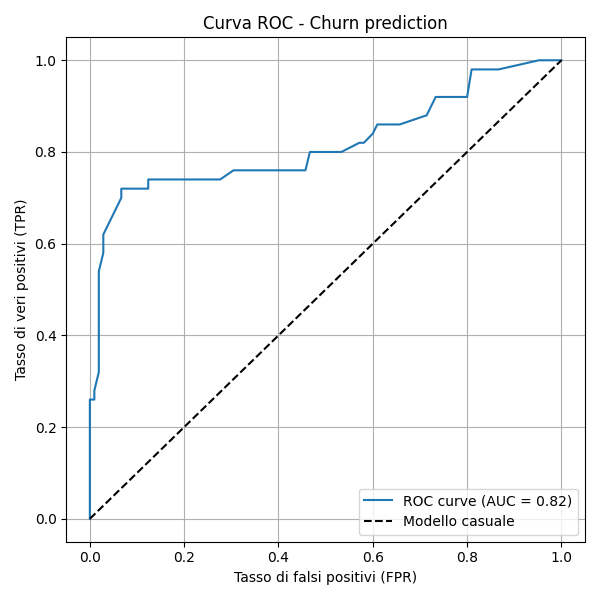

Generate this figure with Python:
import pandas as pd
from sklearn.ensemble import RandomForestClassifier
from sklearn.metrics import roc_curve, roc_auc_score
import matplotlib.pyplot as plt

# Carica i dati
df = pd.read_csv("G2E2_clienti_churn_molti_dati.csv")
X = df[["num_reclami", "mesi_ultimo_acquisto", "spesa_mensile", "cliente_vip"]]
y = df["churn"]

# Suddividi train/test (qui esempio: primi 45 train, ultimi 15 test)
X_train = X.iloc[:45]
y_train = y.iloc[:45]
X_test = X.iloc[45:]
y_test = y.iloc[45:]

# Addestra il modello
model = RandomForestClassifier(n_estimators=100, random_state=42)
model.fit(X_train, y_train)

# Calcola le probabilità per la classe "1" (churn)
y_prob = model.predict_proba(X_test)[:, 1]

# Calcola ROC e AUC
fpr, tpr, soglie = roc_curve(y_test, y_prob)
auc = roc_auc_score(y_test, y_prob)

# Visualizza la curva ROC
plt.figure(figsize=(6, 6))
plt.plot(fpr, tpr, label=f"ROC curve (AUC = {auc:.2f})")
plt.plot([0, 1], [0, 1], 'k--', label="Modello casuale")
plt.xlabel("Tasso di falsi positivi (FPR)")
plt.ylabel("Tasso di veri positivi (TPR)")
plt.title("Curva ROC - Churn prediction")
plt.legend(loc="lower right")
plt.grid(True)
plt.tight_layout()
plt.show()
